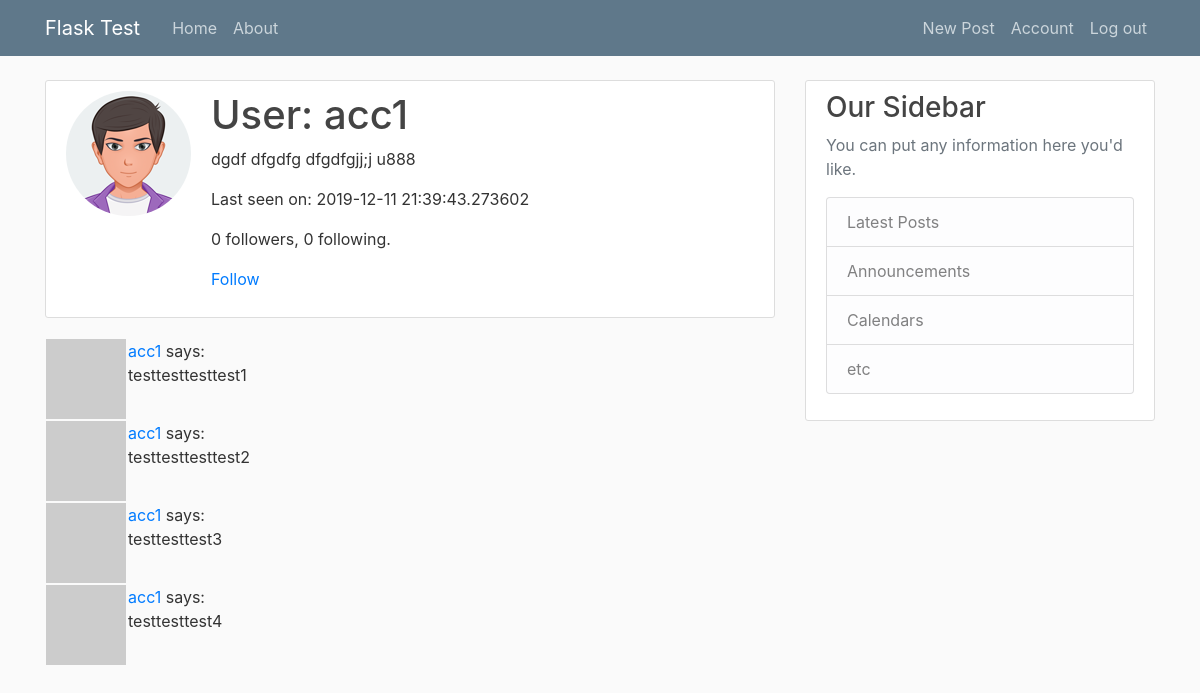
Page /user/acc1 (signed in) on the committed database.
### flaskblog/models.py (models this page shows, shortened)
class User(db.Model, UserMixin):
    id = db.Column(db.Integer, primary_key=True)
    username = db.Column(db.String(20), unique=True, nullable=False)
    email = db.Column(db.String(120), unique=True, nullable=False)
    image_file = db.Column(db.String(100), nullable=False, default='default.jpg')
    about = db.Column(db.UnicodeText)
    password = db.Column(db.String(60), nullable=False)
    posts = db.relationship('Post', backref='author', lazy=True)
    last_seen = db.Column(db.DateTime(), default=datetime.utcnow)
    admin = db.Column(db.Boolean())
    def avatar(self, size):
        digest = md5(self.email.lower().encode('utf-8')).hexdigest()
        return 'https://www.gravatar.com/avatar/{}?d=identicon&s={}'.format(digest, size)
    followed = db.relationship(
        'User', secondary=followers,
        primaryjoin=(followers.c.follower_id == id),
        secondaryjoin=(followers.c.followed_id == id),
        backref=db.backref('followers', lazy='dynamic'), lazy='dynamic')
    def is_following(self, user):
        return self.followed.filter(
            followers.c.followed_id == user.id).count() > 0

class Post(db.Model):
    id = db.Column(db.Integer, primary_key=True)
    title = db.Column(db.String(100), nullable=False)
    date_posted = db.Column(db.DateTime, nullable=False, default=datetime.utcnow)
    content = db.Column(db.Text, nullable=False)
    user_id = db.Column(db.Integer, db.ForeignKey('user.id'), nullable=False)

### flaskblog/routes.py (the view)
@app.route('/user/<username>')
@login_required
def user(username):
    user = User.query.filter_by(username=username).first_or_404()
    page = request.args.get('page', 1, type=int)
    posts = Post.query.filter_by(user_id=user.id).paginate(page, 20, False)
    return render_template('user.html', user=user, posts=posts.items)

### flaskblog/models.py (called while the page is built)
@login_manager.user_loader
def load_user(user_id):
    return User.query.get(int(user_id))

### flaskblog/routes.py (called while the page is built)
@app.before_request
def update_last_seen():
    if current_user.is_authenticated:
        current_user.last_seen = datetime.utcnow()
        db.session.add(current_user)
        db.session.commit()

### flaskblog/templates/user.html
{% extends "layout.html" %}
{% block content %}
<div class="content-section">
    <div class="media">
        <img class="rounded-circle account-img" src="{{ '../static/profile_pics/' + user.username + '/' + user.image_file }}">
        <div class = "media-body">
            <h1>User: {{ user.username }}</h1>
        {% if user.about %}
            <p>{{ user.about }}
        </p>{% endif %}
        {% if user.last_seen %}
            <p>Last seen on: {{ user.last_seen }}
        </p>{% endif %}
        <p>{{ user.followers.count() }} followers, {{ user.followed.count() }} following.</p>
        {% if user == current_user %}
        <p><a href="{{ url_for('account') }}">Edit your profile</a></p>
        {% elif not current_user.is_following(user) %}
        <p><a href="{{ url_for('follow', username=user.username) }}">Follow</a></p>
        {% else %}
        <p><a href="{{ url_for('unfollow', username=user.username) }}">Unfollow</a></p>
        {% endif %}
        </div>
    </div>
</div>
    {% for post in posts %}
        {% include '_post.html' %}
    {% endfor %}
{% endblock content %}

### flaskblog/templates/layout.html (shortened to what this page needs)
<!DOCTYPE html>
<html>
<head>
    <link rel="stylesheet" href="https://maxcdn.bootstrapcdn.com/bootstrap/4.0.0/css/bootstrap.min.css">
    <link rel="stylesheet" type="text/css" href="{{ url_for('static', filename='main.css') }}">
</head>
<body>
    <header class="site-header">
      <nav class="navbar navbar-expand-md navbar-dark bg-steel fixed-top">
        <div class="container">
          <a class="navbar-brand mr-4" href="/">Flask Test</a>
          <div class="collapse navbar-collapse" id="navbarToggle">
            <div class="navbar-nav mr-auto">
              <a class="nav-item nav-link" href="{{ url_for('home') }}">Home</a>
              <a class="nav-item nav-link" href="{{ url_for('about') }}">About</a>
            </div>
            <div class="navbar-nav">
              {% if current_user.is_authenticated %}
                <a class="nav-item nav-link" href="{{ url_for('new_post') }}">New Post</a>
                <a class="nav-item nav-link" href="{{ url_for('account') }}">Account</a>
                <a class="nav-item nav-link" href="{{ url_for('logout') }}">Log out</a>
                {% else %}
              <a class="nav-item nav-link" href="{{ url_for('login') }}">Login</a>
              <a class="nav-item nav-link" href="{{ url_for('register') }}">Register</a>
                {% endif %}
            </div>
          </div>
        </div>
      </nav>
    </header>
    <main role="main" class="container">
      <div class="row">
        <div class="col-md-8">
          {% block content %}{% endblock %}
        </div>
        <div class="col-md-4">
          <div class="content-section">
            <h3>Our Sidebar</h3>
            <p class='text-muted'>You can put any information here you'd like.
              <ul class="list-group">
                <li class="list-group-item list-group-item-light">Latest Posts</li>
                <li class="list-group-item list-group-item-light">Announcements</li>
                <li class="list-group-item list-group-item-light">Calendars</li>
                <li class="list-group-item list-group-item-light">etc</li>
              </ul>
            </p>
          </div>
        </div>
      </div>
    </main>
</body>
</html>

### flaskblog/templates/_post.html
<table>
    <tr valign="top">
        <td><img src="{{ post.author.avatar(36) }}"></td>
        <td><a href="{{ url_for('user', username=post.author.username) }}">{{ post.author.username }}</a> says:<br>{{ post.content }}</td>
    </tr>
</table>

### flaskblog/static/main.css (style rules this page uses)
body { background: #fafafa; color: #333333; margin-top: 5rem; }
h1, h2, h3, h4, h5, h6 { color: #444444; }
.bg-steel { background-color: #5f788a; }
.site-header .navbar-nav .nav-link { color: #cbd5db; }
.content-section { background: #ffffff; padding: 10px 20px; border: 1px solid #dddddd; border-radius: 3px; margin-bottom: 20px; }
.account-img { height: 125px; width: 125px; margin-right: 20px; margin-bottom: 16px; }

### rows in the picture
User: username+image_file (picture), username "acc1", about "dgdf dfgdfg dfgdfgjj;j u888", last_seen "2019-12-11 21:39:43.273602"
Post: author.username "acc1", content "testtesttesttest1"
Post: author.username "acc1", content "testtesttesttest2"
Post: author.username "acc1", content "testtesttest3"
Post: author.username "acc1", content "testtesttest4"

### other values in the picture
{{ user.followers.count() }} "0"
{{ user.followed.count() }} "0"
